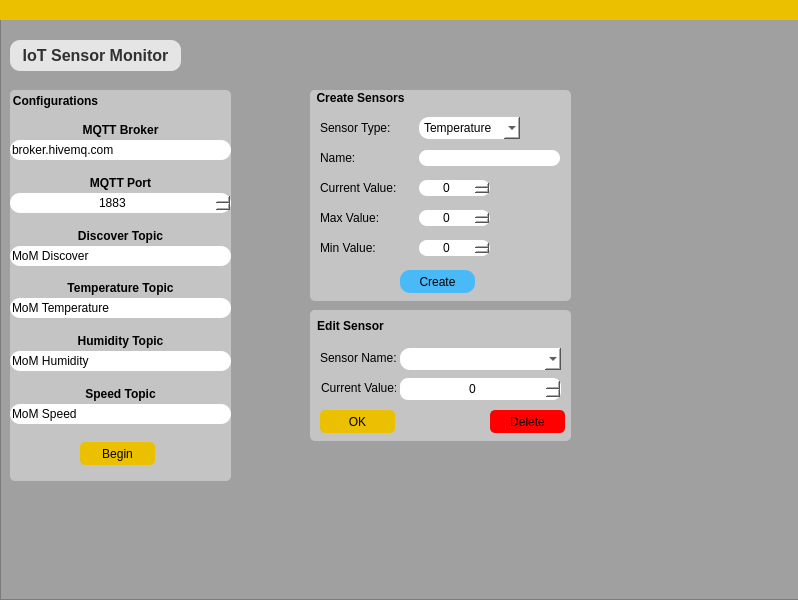
<?xml version="1.0" encoding="UTF-8"?>
<ui version="4.0">
 <class>MainWindow</class>
 <widget class="QMainWindow" name="MainWindow">
  <property name="geometry">
   <rect>
    <x>0</x>
    <y>0</y>
    <width>798</width>
    <height>600</height>
   </rect>
  </property>
  <property name="windowTitle">
   <string>MainWindow</string>
  </property>
  <widget class="QWidget" name="centralwidget">
   <widget class="QFrame" name="frame">
    <property name="geometry">
     <rect>
      <x>0</x>
      <y>0</y>
      <width>800</width>
      <height>600</height>
     </rect>
    </property>
    <property name="styleSheet">
     <string notr="true">background-color: rgb(160, 160, 160);</string>
    </property>
    <property name="frameShape">
     <enum>QFrame::StyledPanel</enum>
    </property>
    <property name="frameShadow">
     <enum>QFrame::Raised</enum>
    </property>
    <widget class="QLabel" name="label">
     <property name="geometry">
      <rect>
       <x>10</x>
       <y>40</y>
       <width>171</width>
       <height>31</height>
      </rect>
     </property>
     <property name="font">
      <font>
       <pointsize>12</pointsize>
       <weight>75</weight>
       <bold>true</bold>
      </font>
     </property>
     <property name="styleSheet">
      <string notr="true">background-color:#E5E5E5;
color: #313132;
border-radius: 10px;
padding-left:5px;
padding-right:5px;</string>
     </property>
     <property name="text">
      <string>IoT Sensor Monitor</string>
     </property>
     <property name="alignment">
      <set>Qt::AlignCenter</set>
     </property>
    </widget>
    <widget class="QFrame" name="frame_2">
     <property name="geometry">
      <rect>
       <x>10</x>
       <y>90</y>
       <width>221</width>
       <height>391</height>
      </rect>
     </property>
     <property name="styleSheet">
      <string notr="true">background-color: rgb(196, 196, 196);
border-radius: 5px;

</string>
     </property>
     <property name="frameShape">
      <enum>QFrame::StyledPanel</enum>
     </property>
     <property name="frameShadow">
      <enum>QFrame::Raised</enum>
     </property>
     <widget class="QWidget" name="verticalLayoutWidget">
      <property name="geometry">
       <rect>
        <x>0</x>
        <y>30</y>
        <width>221</width>
        <height>311</height>
       </rect>
      </property>
      <layout class="QVBoxLayout" name="verticalLayout">
       <item>
        <widget class="QFrame" name="frame_3">
         <property name="frameShape">
          <enum>QFrame::StyledPanel</enum>
         </property>
         <property name="frameShadow">
          <enum>QFrame::Raised</enum>
         </property>
         <widget class="QLineEdit" name="mqtt_broker_line_input">
          <property name="geometry">
           <rect>
            <x>0</x>
            <y>20</y>
            <width>221</width>
            <height>20</height>
           </rect>
          </property>
          <property name="styleSheet">
           <string notr="true">background-color: rgb(255, 255, 255);
border-radius: 10px;
</string>
          </property>
          <property name="text">
           <string>broker.hivemq.com</string>
          </property>
         </widget>
         <widget class="QLabel" name="label_3">
          <property name="geometry">
           <rect>
            <x>0</x>
            <y>0</y>
            <width>221</width>
            <height>20</height>
           </rect>
          </property>
          <property name="font">
           <font>
            <weight>75</weight>
            <bold>true</bold>
           </font>
          </property>
          <property name="text">
           <string>MQTT Broker</string>
          </property>
          <property name="alignment">
           <set>Qt::AlignCenter</set>
          </property>
         </widget>
        </widget>
       </item>
       <item>
        <widget class="QFrame" name="frame_4">
         <property name="frameShape">
          <enum>QFrame::StyledPanel</enum>
         </property>
         <property name="frameShadow">
          <enum>QFrame::Raised</enum>
         </property>
         <widget class="QLabel" name="label_8">
          <property name="geometry">
           <rect>
            <x>0</x>
            <y>0</y>
            <width>221</width>
            <height>20</height>
           </rect>
          </property>
          <property name="font">
           <font>
            <weight>75</weight>
            <bold>true</bold>
           </font>
          </property>
          <property name="text">
           <string>MQTT Port</string>
          </property>
          <property name="alignment">
           <set>Qt::AlignCenter</set>
          </property>
         </widget>
         <widget class="QSpinBox" name="mqtt_port_line_input">
          <property name="geometry">
           <rect>
            <x>0</x>
            <y>20</y>
            <width>221</width>
            <height>20</height>
           </rect>
          </property>
          <property name="styleSheet">
           <string notr="true">background-color: rgb(255, 255, 255);
border-radius: 10px;
</string>
          </property>
          <property name="alignment">
           <set>Qt::AlignCenter</set>
          </property>
          <property name="maximum">
           <number>10000</number>
          </property>
          <property name="value">
           <number>1883</number>
          </property>
         </widget>
        </widget>
       </item>
       <item>
        <widget class="QFrame" name="frame_5">
         <property name="frameShape">
          <enum>QFrame::StyledPanel</enum>
         </property>
         <property name="frameShadow">
          <enum>QFrame::Raised</enum>
         </property>
         <widget class="QLabel" name="label_4">
          <property name="geometry">
           <rect>
            <x>0</x>
            <y>0</y>
            <width>221</width>
            <height>20</height>
           </rect>
          </property>
          <property name="font">
           <font>
            <weight>75</weight>
            <bold>true</bold>
           </font>
          </property>
          <property name="text">
           <string>Discover Topic</string>
          </property>
          <property name="alignment">
           <set>Qt::AlignCenter</set>
          </property>
         </widget>
         <widget class="QLineEdit" name="discover_topic_line_input">
          <property name="geometry">
           <rect>
            <x>0</x>
            <y>20</y>
            <width>221</width>
            <height>20</height>
           </rect>
          </property>
          <property name="styleSheet">
           <string notr="true">background-color: rgb(255, 255, 255);
border-radius: 10px;
</string>
          </property>
          <property name="text">
           <string>MoM Discover</string>
          </property>
         </widget>
        </widget>
       </item>
       <item>
        <widget class="QFrame" name="frame_7">
         <property name="frameShape">
          <enum>QFrame::StyledPanel</enum>
         </property>
         <property name="frameShadow">
          <enum>QFrame::Raised</enum>
         </property>
         <widget class="QLabel" name="label_6">
          <property name="geometry">
           <rect>
            <x>0</x>
            <y>0</y>
            <width>221</width>
            <height>20</height>
           </rect>
          </property>
          <property name="font">
           <font>
            <weight>75</weight>
            <bold>true</bold>
           </font>
          </property>
          <property name="text">
           <string>Temperature Topic</string>
          </property>
          <property name="alignment">
           <set>Qt::AlignCenter</set>
          </property>
         </widget>
         <widget class="QLineEdit" name="temperature_topic_line_input">
          <property name="geometry">
           <rect>
            <x>0</x>
            <y>20</y>
            <width>221</width>
            <height>20</height>
           </rect>
          </property>
          <property name="styleSheet">
           <string notr="true">background-color: rgb(255, 255, 255);
border-radius: 10px;
</string>
          </property>
          <property name="text">
           <string>MoM Temperature</string>
          </property>
         </widget>
        </widget>
       </item>
       <item>
        <widget class="QFrame" name="frame_8">
         <property name="frameShape">
          <enum>QFrame::StyledPanel</enum>
         </property>
         <property name="frameShadow">
          <enum>QFrame::Raised</enum>
         </property>
         <widget class="QLabel" name="label_7">
          <property name="geometry">
           <rect>
            <x>0</x>
            <y>0</y>
            <width>221</width>
            <height>20</height>
           </rect>
          </property>
          <property name="font">
           <font>
            <weight>75</weight>
            <bold>true</bold>
           </font>
          </property>
          <property name="text">
           <string>Humidity Topic</string>
          </property>
          <property name="alignment">
           <set>Qt::AlignCenter</set>
          </property>
         </widget>
         <widget class="QLineEdit" name="humidity_topic_line_input">
          <property name="geometry">
           <rect>
            <x>0</x>
            <y>20</y>
            <width>221</width>
            <height>20</height>
           </rect>
          </property>
          <property name="styleSheet">
           <string notr="true">background-color: rgb(255, 255, 255);
border-radius: 10px;
</string>
          </property>
          <property name="text">
           <string>MoM Humidity</string>
          </property>
         </widget>
        </widget>
       </item>
       <item>
        <widget class="QFrame" name="frame_6">
         <property name="frameShape">
          <enum>QFrame::StyledPanel</enum>
         </property>
         <property name="frameShadow">
          <enum>QFrame::Raised</enum>
         </property>
         <widget class="QLabel" name="label_5">
          <property name="geometry">
           <rect>
            <x>0</x>
            <y>0</y>
            <width>221</width>
            <height>20</height>
           </rect>
          </property>
          <property name="font">
           <font>
            <weight>75</weight>
            <bold>true</bold>
           </font>
          </property>
          <property name="text">
           <string>Speed Topic</string>
          </property>
          <property name="alignment">
           <set>Qt::AlignCenter</set>
          </property>
         </widget>
         <widget class="QLineEdit" name="speed_topic_line_input">
          <property name="geometry">
           <rect>
            <x>0</x>
            <y>20</y>
            <width>221</width>
            <height>20</height>
           </rect>
          </property>
          <property name="styleSheet">
           <string notr="true">background-color: rgb(255, 255, 255);
border-radius: 10px;
</string>
          </property>
          <property name="text">
           <string>MoM Speed</string>
          </property>
         </widget>
        </widget>
       </item>
      </layout>
     </widget>
     <widget class="QLabel" name="label_2">
      <property name="geometry">
       <rect>
        <x>0</x>
        <y>0</y>
        <width>91</width>
        <height>21</height>
       </rect>
      </property>
      <property name="font">
       <font>
        <weight>75</weight>
        <bold>true</bold>
       </font>
      </property>
      <property name="text">
       <string>Configurations</string>
      </property>
      <property name="alignment">
       <set>Qt::AlignCenter</set>
      </property>
     </widget>
     <widget class="QPushButton" name="begin_button">
      <property name="geometry">
       <rect>
        <x>70</x>
        <y>352</y>
        <width>75</width>
        <height>23</height>
       </rect>
      </property>
      <property name="styleSheet">
       <string notr="true">QPushButton{
border-radius:5px;
background-color: #ebc000;
}

QPushButton:hover{
border-radius:5px;
background-color: #605e5e;
border: 1px solid black;
color: white;
}

QPushButton:pressed{
border-radius:5px;
background-color: #ebc000;
border: 1px solid black;
color: black;
}</string>
      </property>
      <property name="text">
       <string>Begin</string>
      </property>
     </widget>
    </widget>
    <widget class="QFrame" name="frame_9">
     <property name="geometry">
      <rect>
       <x>310</x>
       <y>90</y>
       <width>261</width>
       <height>211</height>
      </rect>
     </property>
     <property name="styleSheet">
      <string notr="true">background-color: rgb(196, 196, 196);
border-radius: 5px;

</string>
     </property>
     <property name="frameShape">
      <enum>QFrame::StyledPanel</enum>
     </property>
     <property name="frameShadow">
      <enum>QFrame::Raised</enum>
     </property>
     <widget class="QLabel" name="label_9">
      <property name="geometry">
       <rect>
        <x>0</x>
        <y>0</y>
        <width>101</width>
        <height>16</height>
       </rect>
      </property>
      <property name="font">
       <font>
        <weight>75</weight>
        <bold>true</bold>
       </font>
      </property>
      <property name="text">
       <string>Create Sensors</string>
      </property>
      <property name="alignment">
       <set>Qt::AlignCenter</set>
      </property>
     </widget>
     <widget class="QComboBox" name="sensor_type_combobox">
      <property name="geometry">
       <rect>
        <x>109</x>
        <y>27</y>
        <width>101</width>
        <height>22</height>
       </rect>
      </property>
      <property name="styleSheet">
       <string notr="true">background-color: rgb(255, 255, 255);
border-radius: 10px;
</string>
      </property>
      <item>
       <property name="text">
        <string>Temperature</string>
       </property>
      </item>
      <item>
       <property name="text">
        <string>Humidity</string>
       </property>
      </item>
      <item>
       <property name="text">
        <string>Speed</string>
       </property>
      </item>
     </widget>
     <widget class="QLabel" name="label_10">
      <property name="geometry">
       <rect>
        <x>10</x>
        <y>30</y>
        <width>91</width>
        <height>16</height>
       </rect>
      </property>
      <property name="text">
       <string>Sensor Type:</string>
      </property>
     </widget>
     <widget class="QLabel" name="label_11">
      <property name="geometry">
       <rect>
        <x>10</x>
        <y>60</y>
        <width>47</width>
        <height>16</height>
       </rect>
      </property>
      <property name="text">
       <string>Name:</string>
      </property>
     </widget>
     <widget class="QLineEdit" name="sensor_name_line_input">
      <property name="geometry">
       <rect>
        <x>109</x>
        <y>60</y>
        <width>141</width>
        <height>16</height>
       </rect>
      </property>
      <property name="styleSheet">
       <string notr="true">background-color: rgb(255, 255, 255);
border-radius: 8px;
</string>
      </property>
     </widget>
     <widget class="QLabel" name="label_12">
      <property name="geometry">
       <rect>
        <x>10</x>
        <y>90</y>
        <width>81</width>
        <height>16</height>
       </rect>
      </property>
      <property name="text">
       <string>Current Value:</string>
      </property>
     </widget>
     <widget class="QSpinBox" name="current_value_input">
      <property name="geometry">
       <rect>
        <x>109</x>
        <y>90</y>
        <width>71</width>
        <height>16</height>
       </rect>
      </property>
      <property name="styleSheet">
       <string notr="true">background-color: rgb(255, 255, 255);
border-radius: 8px;
</string>
      </property>
      <property name="alignment">
       <set>Qt::AlignCenter</set>
      </property>
      <property name="maximum">
       <number>1000</number>
      </property>
     </widget>
     <widget class="QLabel" name="label_13">
      <property name="geometry">
       <rect>
        <x>10</x>
        <y>120</y>
        <width>81</width>
        <height>16</height>
       </rect>
      </property>
      <property name="text">
       <string>Max Value:</string>
      </property>
     </widget>
     <widget class="QSpinBox" name="max_value_input">
      <property name="geometry">
       <rect>
        <x>109</x>
        <y>120</y>
        <width>71</width>
        <height>16</height>
       </rect>
      </property>
      <property name="styleSheet">
       <string notr="true">background-color: rgb(255, 255, 255);
border-radius: 8px;
</string>
      </property>
      <property name="alignment">
       <set>Qt::AlignCenter</set>
      </property>
      <property name="maximum">
       <number>1000</number>
      </property>
     </widget>
     <widget class="QLabel" name="label_14">
      <property name="geometry">
       <rect>
        <x>10</x>
        <y>150</y>
        <width>81</width>
        <height>16</height>
       </rect>
      </property>
      <property name="text">
       <string>Min Value:</string>
      </property>
     </widget>
     <widget class="QSpinBox" name="min_value_input">
      <property name="geometry">
       <rect>
        <x>109</x>
        <y>150</y>
        <width>71</width>
        <height>16</height>
       </rect>
      </property>
      <property name="styleSheet">
       <string notr="true">background-color: rgb(255, 255, 255);
border-radius: 8px;
</string>
      </property>
      <property name="alignment">
       <set>Qt::AlignCenter</set>
      </property>
      <property name="maximum">
       <number>1000</number>
      </property>
     </widget>
     <widget class="QPushButton" name="create_button">
      <property name="geometry">
       <rect>
        <x>90</x>
        <y>180</y>
        <width>75</width>
        <height>23</height>
       </rect>
      </property>
      <property name="styleSheet">
       <string notr="true">QPushButton{
border-radius:10px;
background-color: #49B9F8;
padding:5px;
}

QPushButton:hover{
border-radius:5px;
background-color: #379ed6;
border: 1px solid black;
color: white;
}

QPushButton:pressed{
border-radius:5px;
background-color: #ebc000;
border: 1px solid black;
color: black;
}</string>
      </property>
      <property name="text">
       <string>Create</string>
      </property>
     </widget>
    </widget>
    <widget class="QFrame" name="frame_10">
     <property name="geometry">
      <rect>
       <x>310</x>
       <y>310</y>
       <width>261</width>
       <height>131</height>
      </rect>
     </property>
     <property name="styleSheet">
      <string notr="true">background-color: rgb(196, 196, 196);
border-radius: 5px;

</string>
     </property>
     <property name="frameShape">
      <enum>QFrame::StyledPanel</enum>
     </property>
     <property name="frameShadow">
      <enum>QFrame::Raised</enum>
     </property>
     <widget class="QLabel" name="label_15">
      <property name="geometry">
       <rect>
        <x>0</x>
        <y>0</y>
        <width>81</width>
        <height>31</height>
       </rect>
      </property>
      <property name="font">
       <font>
        <weight>75</weight>
        <bold>true</bold>
       </font>
      </property>
      <property name="text">
       <string>Edit Sensor</string>
      </property>
      <property name="alignment">
       <set>Qt::AlignCenter</set>
      </property>
     </widget>
     <widget class="QLabel" name="label_16">
      <property name="geometry">
       <rect>
        <x>10</x>
        <y>40</y>
        <width>81</width>
        <height>16</height>
       </rect>
      </property>
      <property name="text">
       <string>Sensor Name:</string>
      </property>
     </widget>
     <widget class="QComboBox" name="sensor_name_combobox">
      <property name="geometry">
       <rect>
        <x>90</x>
        <y>38</y>
        <width>161</width>
        <height>22</height>
       </rect>
      </property>
      <property name="styleSheet">
       <string notr="true">background-color: rgb(255, 255, 255);
border-radius: 10px;
</string>
      </property>
      <item>
       <property name="text">
        <string/>
       </property>
      </item>
     </widget>
     <widget class="QSpinBox" name="sensor_value_input">
      <property name="geometry">
       <rect>
        <x>90</x>
        <y>68</y>
        <width>161</width>
        <height>22</height>
       </rect>
      </property>
      <property name="styleSheet">
       <string notr="true">background-color: rgb(255, 255, 255);
border-radius: 8px;
</string>
      </property>
      <property name="alignment">
       <set>Qt::AlignCenter</set>
      </property>
      <property name="maximum">
       <number>1000</number>
      </property>
     </widget>
     <widget class="QLabel" name="label_17">
      <property name="geometry">
       <rect>
        <x>11</x>
        <y>70</y>
        <width>75</width>
        <height>16</height>
       </rect>
      </property>
      <property name="text">
       <string>Current Value:</string>
      </property>
     </widget>
     <widget class="QPushButton" name="delete_button">
      <property name="geometry">
       <rect>
        <x>180</x>
        <y>100</y>
        <width>75</width>
        <height>23</height>
       </rect>
      </property>
      <property name="styleSheet">
       <string notr="true">QPushButton{
border-radius:5px;
background-color: red;
}

QPushButton:hover{
border-radius:5px;
background-color: #605e5e;
border: 1px solid black;
color: white;
}

QPushButton:pressed{
border-radius:5px;
background-color: #ebc000;
border: 1px solid black;
color: black;
}</string>
      </property>
      <property name="text">
       <string>Delete</string>
      </property>
     </widget>
     <widget class="QPushButton" name="ok_button">
      <property name="geometry">
       <rect>
        <x>10</x>
        <y>100</y>
        <width>75</width>
        <height>23</height>
       </rect>
      </property>
      <property name="styleSheet">
       <string notr="true">QPushButton{
border-radius:5px;
background-color: #ebc000;
}

QPushButton:hover{
border-radius:5px;
background-color: #605e5e;
border: 1px solid black;
color: white;
}

QPushButton:pressed{
border-radius:5px;
background-color: #ebc000;
border: 1px solid black;
color: black;
}</string>
      </property>
      <property name="text">
       <string>OK</string>
      </property>
     </widget>
    </widget>
    <widget class="QLabel" name="label_18">
     <property name="geometry">
      <rect>
       <x>0</x>
       <y>0</y>
       <width>800</width>
       <height>20</height>
      </rect>
     </property>
     <property name="styleSheet">
      <string notr="true">background-color: #ebc000;</string>
     </property>
     <property name="text">
      <string/>
     </property>
    </widget>
   </widget>
  </widget>
 </widget>
 <resources/>
 <connections/>
</ui>
